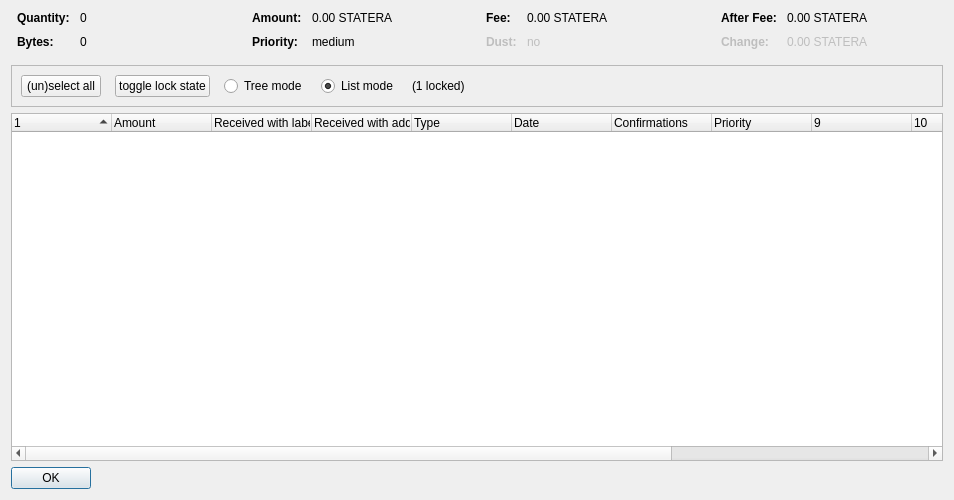
<?xml version="1.0" encoding="UTF-8"?>
<ui version="4.0">
 <class>CoinControlDialog</class>
 <widget class="QDialog" name="CoinControlDialog">
  <property name="geometry">
   <rect>
    <x>0</x>
    <y>0</y>
    <width>954</width>
    <height>500</height>
   </rect>
  </property>
  <property name="windowTitle">
   <string>Coin Selection</string>
  </property>
  <layout class="QVBoxLayout" name="verticalLayout">
   <item>
    <layout class="QHBoxLayout" name="horizontalLayoutTop" stretch="0,0,0,0">
     <property name="topMargin">
      <number>0</number>
     </property>
     <property name="bottomMargin">
      <number>10</number>
     </property>
     <item>
      <layout class="QFormLayout" name="formLayoutCoinControl1">
       <property name="horizontalSpacing">
        <number>10</number>
       </property>
       <property name="verticalSpacing">
        <number>10</number>
       </property>
       <property name="leftMargin">
        <number>6</number>
       </property>
       <property name="rightMargin">
        <number>6</number>
       </property>
       <item row="0" column="0">
        <widget class="QLabel" name="labelCoinControlQuantityText">
         <property name="font">
          <font>
           <weight>75</weight>
           <bold>true</bold>
          </font>
         </property>
         <property name="text">
          <string>Quantity:</string>
         </property>
        </widget>
       </item>
       <item row="0" column="1">
        <widget class="QLabel" name="labelCoinControlQuantity">
         <property name="cursor">
          <cursorShape>IBeamCursor</cursorShape>
         </property>
         <property name="contextMenuPolicy">
          <enum>Qt::ActionsContextMenu</enum>
         </property>
         <property name="text">
          <string notr="true">0</string>
         </property>
         <property name="textInteractionFlags">
          <set>Qt::LinksAccessibleByMouse|Qt::TextSelectableByKeyboard|Qt::TextSelectableByMouse</set>
         </property>
        </widget>
       </item>
       <item row="1" column="0">
        <widget class="QLabel" name="labelCoinControlBytesText">
         <property name="font">
          <font>
           <weight>75</weight>
           <bold>true</bold>
          </font>
         </property>
         <property name="text">
          <string>Bytes:</string>
         </property>
        </widget>
       </item>
       <item row="1" column="1">
        <widget class="QLabel" name="labelCoinControlBytes">
         <property name="cursor">
          <cursorShape>IBeamCursor</cursorShape>
         </property>
         <property name="contextMenuPolicy">
          <enum>Qt::ActionsContextMenu</enum>
         </property>
         <property name="text">
          <string notr="true">0</string>
         </property>
         <property name="textInteractionFlags">
          <set>Qt::LinksAccessibleByMouse|Qt::TextSelectableByKeyboard|Qt::TextSelectableByMouse</set>
         </property>
        </widget>
       </item>
      </layout>
     </item>
     <item>
      <layout class="QFormLayout" name="formLayoutCoinControl2">
       <property name="horizontalSpacing">
        <number>10</number>
       </property>
       <property name="verticalSpacing">
        <number>10</number>
       </property>
       <property name="leftMargin">
        <number>6</number>
       </property>
       <property name="rightMargin">
        <number>6</number>
       </property>
       <item row="0" column="0">
        <widget class="QLabel" name="labelCoinControlAmountText">
         <property name="font">
          <font>
           <weight>75</weight>
           <bold>true</bold>
          </font>
         </property>
         <property name="text">
          <string>Amount:</string>
         </property>
        </widget>
       </item>
       <item row="0" column="1">
        <widget class="QLabel" name="labelCoinControlAmount">
         <property name="cursor">
          <cursorShape>IBeamCursor</cursorShape>
         </property>
         <property name="contextMenuPolicy">
          <enum>Qt::ActionsContextMenu</enum>
         </property>
         <property name="text">
          <string notr="true">0.00 STATERA</string>
         </property>
         <property name="textInteractionFlags">
          <set>Qt::LinksAccessibleByMouse|Qt::TextSelectableByKeyboard|Qt::TextSelectableByMouse</set>
         </property>
        </widget>
       </item>
       <item row="1" column="0">
        <widget class="QLabel" name="labelCoinControlPriorityText">
         <property name="font">
          <font>
           <weight>75</weight>
           <bold>true</bold>
          </font>
         </property>
         <property name="text">
          <string>Priority:</string>
         </property>
        </widget>
       </item>
       <item row="1" column="1">
        <widget class="QLabel" name="labelCoinControlPriority">
         <property name="cursor">
          <cursorShape>IBeamCursor</cursorShape>
         </property>
         <property name="contextMenuPolicy">
          <enum>Qt::ActionsContextMenu</enum>
         </property>
         <property name="text">
          <string>medium</string>
         </property>
         <property name="textInteractionFlags">
          <set>Qt::LinksAccessibleByMouse|Qt::TextSelectableByKeyboard|Qt::TextSelectableByMouse</set>
         </property>
        </widget>
       </item>
      </layout>
     </item>
     <item>
      <layout class="QFormLayout" name="formLayoutCoinControl3">
       <property name="horizontalSpacing">
        <number>10</number>
       </property>
       <property name="verticalSpacing">
        <number>10</number>
       </property>
       <property name="leftMargin">
        <number>6</number>
       </property>
       <property name="rightMargin">
        <number>6</number>
       </property>
       <item row="0" column="0">
        <widget class="QLabel" name="labelCoinControlFeeText">
         <property name="font">
          <font>
           <weight>75</weight>
           <bold>true</bold>
          </font>
         </property>
         <property name="text">
          <string>Fee:</string>
         </property>
        </widget>
       </item>
       <item row="0" column="1">
        <widget class="QLabel" name="labelCoinControlFee">
         <property name="cursor">
          <cursorShape>IBeamCursor</cursorShape>
         </property>
         <property name="contextMenuPolicy">
          <enum>Qt::ActionsContextMenu</enum>
         </property>
         <property name="text">
          <string notr="true">0.00 STATERA</string>
         </property>
         <property name="textInteractionFlags">
          <set>Qt::LinksAccessibleByMouse|Qt::TextSelectableByKeyboard|Qt::TextSelectableByMouse</set>
         </property>
        </widget>
       </item>
       <item row="1" column="0">
        <widget class="QLabel" name="labelCoinControlLowOutputText">
         <property name="enabled">
          <bool>false</bool>
         </property>
         <property name="font">
          <font>
           <weight>75</weight>
           <bold>true</bold>
          </font>
         </property>
         <property name="text">
          <string>Dust:</string>
         </property>
        </widget>
       </item>
       <item row="1" column="1">
        <widget class="QLabel" name="labelCoinControlLowOutput">
         <property name="enabled">
          <bool>false</bool>
         </property>
         <property name="cursor">
          <cursorShape>IBeamCursor</cursorShape>
         </property>
         <property name="contextMenuPolicy">
          <enum>Qt::ActionsContextMenu</enum>
         </property>
         <property name="text">
          <string>no</string>
         </property>
         <property name="textInteractionFlags">
          <set>Qt::LinksAccessibleByMouse|Qt::TextSelectableByKeyboard|Qt::TextSelectableByMouse</set>
         </property>
        </widget>
       </item>
      </layout>
     </item>
     <item>
      <layout class="QFormLayout" name="formLayoutCoinControl4">
       <property name="horizontalSpacing">
        <number>10</number>
       </property>
       <property name="verticalSpacing">
        <number>10</number>
       </property>
       <property name="leftMargin">
        <number>6</number>
       </property>
       <property name="rightMargin">
        <number>6</number>
       </property>
       <item row="0" column="0">
        <widget class="QLabel" name="labelCoinControlAfterFeeText">
         <property name="font">
          <font>
           <weight>75</weight>
           <bold>true</bold>
          </font>
         </property>
         <property name="text">
          <string>After Fee:</string>
         </property>
        </widget>
       </item>
       <item row="0" column="1">
        <widget class="QLabel" name="labelCoinControlAfterFee">
         <property name="cursor">
          <cursorShape>IBeamCursor</cursorShape>
         </property>
         <property name="contextMenuPolicy">
          <enum>Qt::ActionsContextMenu</enum>
         </property>
         <property name="text">
          <string notr="true">0.00 STATERA</string>
         </property>
         <property name="textInteractionFlags">
          <set>Qt::LinksAccessibleByMouse|Qt::TextSelectableByKeyboard|Qt::TextSelectableByMouse</set>
         </property>
        </widget>
       </item>
       <item row="1" column="0">
        <widget class="QLabel" name="labelCoinControlChangeText">
         <property name="enabled">
          <bool>false</bool>
         </property>
         <property name="font">
          <font>
           <weight>75</weight>
           <bold>true</bold>
          </font>
         </property>
         <property name="text">
          <string>Change:</string>
         </property>
        </widget>
       </item>
       <item row="1" column="1">
        <widget class="QLabel" name="labelCoinControlChange">
         <property name="enabled">
          <bool>false</bool>
         </property>
         <property name="cursor">
          <cursorShape>IBeamCursor</cursorShape>
         </property>
         <property name="contextMenuPolicy">
          <enum>Qt::ActionsContextMenu</enum>
         </property>
         <property name="text">
          <string notr="true">0.00 STATERA</string>
         </property>
         <property name="textInteractionFlags">
          <set>Qt::LinksAccessibleByMouse|Qt::TextSelectableByKeyboard|Qt::TextSelectableByMouse</set>
         </property>
        </widget>
       </item>
      </layout>
     </item>
    </layout>
   </item>
   <item>
    <widget class="QFrame" name="frame">
     <property name="minimumSize">
      <size>
       <width>0</width>
       <height>40</height>
      </size>
     </property>
     <property name="frameShape">
      <enum>QFrame::StyledPanel</enum>
     </property>
     <property name="frameShadow">
      <enum>QFrame::Sunken</enum>
     </property>
     <layout class="QHBoxLayout" name="horizontalLayout">
      <item>
       <layout class="QHBoxLayout" name="horizontalLayoutPanel" stretch="0,0,0,0,0,0">
        <property name="spacing">
         <number>14</number>
        </property>
        <item>
         <widget class="QPushButton" name="pushButtonSelectAll">
          <property name="sizePolicy">
           <sizepolicy hsizetype="Maximum" vsizetype="Fixed">
            <horstretch>0</horstretch>
            <verstretch>0</verstretch>
           </sizepolicy>
          </property>
          <property name="text">
           <string>(un)select all</string>
          </property>
          <property name="autoDefault">
           <bool>false</bool>
          </property>
         </widget>
        </item>
        <item>
         <widget class="QPushButton" name="pushButtonToggleLock">
          <property name="sizePolicy">
           <sizepolicy hsizetype="Maximum" vsizetype="Fixed">
            <horstretch>0</horstretch>
            <verstretch>0</verstretch>
           </sizepolicy>
          </property>
          <property name="text">
           <string>toggle lock state</string>
          </property>
          <property name="autoDefault">
           <bool>false</bool>
          </property>
         </widget>
        </item>
        <item>
         <widget class="QRadioButton" name="radioTreeMode">
          <property name="sizePolicy">
           <sizepolicy hsizetype="Maximum" vsizetype="Fixed">
            <horstretch>0</horstretch>
            <verstretch>0</verstretch>
           </sizepolicy>
          </property>
          <property name="text">
           <string>Tree mode</string>
          </property>
         </widget>
        </item>
        <item>
         <widget class="QRadioButton" name="radioListMode">
          <property name="sizePolicy">
           <sizepolicy hsizetype="Maximum" vsizetype="Fixed">
            <horstretch>0</horstretch>
            <verstretch>0</verstretch>
           </sizepolicy>
          </property>
          <property name="text">
           <string>List mode</string>
          </property>
          <property name="checked">
           <bool>true</bool>
          </property>
         </widget>
        </item>
        <item>
         <widget class="QLabel" name="labelLocked">
          <property name="text">
           <string>(1 locked)</string>
          </property>
         </widget>
        </item>
        <item>
         <spacer name="horizontalSpacer">
          <property name="orientation">
           <enum>Qt::Horizontal</enum>
          </property>
          <property name="sizeHint" stdset="0">
           <size>
            <width>40</width>
            <height>20</height>
           </size>
          </property>
         </spacer>
        </item>
       </layout>
      </item>
     </layout>
    </widget>
   </item>
   <item>
    <widget class="CoinControlTreeWidget" name="treeWidget">
     <property name="contextMenuPolicy">
      <enum>Qt::CustomContextMenu</enum>
     </property>
     <property name="sortingEnabled">
      <bool>false</bool>
     </property>
     <property name="columnCount">
      <number>13</number>
     </property>
     <attribute name="headerShowSortIndicator" stdset="0">
      <bool>true</bool>
     </attribute>
     <attribute name="headerStretchLastSection">
      <bool>false</bool>
     </attribute>
     <column>
      <property name="text">
       <string/>
      </property>
     </column>
     <column>
      <property name="text">
       <string>Amount</string>
      </property>
     </column>
     <column>
      <property name="text">
       <string>Received with label</string>
      </property>
     </column>
     <column>
      <property name="text">
       <string>Received with address</string>
      </property>
     </column>
     <column>
      <property name="text">
       <string>Type</string>
      </property>
     </column>
     <column>
      <property name="text">
       <string>Date</string>
      </property>
     </column>
     <column>
      <property name="text">
       <string>Confirmations</string>
      </property>
      <property name="toolTip">
       <string>Confirmed</string>
      </property>
     </column>
     <column>
      <property name="text">
       <string>Priority</string>
      </property>
     </column>
     <column>
      <property name="text">
       <string/>
      </property>
     </column>
     <column>
      <property name="text">
       <string/>
      </property>
     </column>
     <column>
      <property name="text">
       <string/>
      </property>
     </column>
     <column>
      <property name="text">
       <string/>
      </property>
     </column>
     <column>
      <property name="text">
       <string/>
      </property>
     </column>
    </widget>
   </item>
   <item>
    <widget class="QDialogButtonBox" name="buttonBox">
     <property name="sizePolicy">
      <sizepolicy hsizetype="Maximum" vsizetype="Fixed">
       <horstretch>0</horstretch>
       <verstretch>0</verstretch>
      </sizepolicy>
     </property>
     <property name="orientation">
      <enum>Qt::Horizontal</enum>
     </property>
     <property name="standardButtons">
      <set>QDialogButtonBox::Ok</set>
     </property>
    </widget>
   </item>
  </layout>
 </widget>
 <customwidgets>
  <customwidget>
   <class>CoinControlTreeWidget</class>
   <extends>QTreeWidget</extends>
   <header>coincontroltreewidget.h</header>
  </customwidget>
 </customwidgets>
 <resources/>
 <connections/>
</ui>
